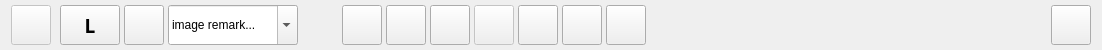
         <widget class="QFrame" name="frame_controlBar_lr">
          <property name="minimumSize">
           <size>
            <width>0</width>
            <height>50</height>
           </size>
          </property>
          <property name="maximumSize">
           <size>
            <width>16777215</width>
            <height>50</height>
           </size>
          </property>
          <property name="styleSheet">
           <string notr="true"/>
          </property>
          <property name="frameShape">
           <enum>QFrame::NoFrame</enum>
          </property>
          <property name="frameShadow">
           <enum>QFrame::Raised</enum>
          </property>
          <property name="lineWidth">
           <number>0</number>
          </property>
          <layout class="QHBoxLayout" name="horizontalLayout_20">
           <property name="spacing">
            <number>4</number>
           </property>
           <property name="leftMargin">
            <number>11</number>
           </property>
           <property name="topMargin">
            <number>5</number>
           </property>
           <property name="rightMargin">
            <number>11</number>
           </property>
           <property name="bottomMargin">
            <number>5</number>
           </property>
           <item>
            <widget class="QPushButton" name="btn_menu2_2">
             <property name="enabled">
              <bool>false</bool>
             </property>
             <property name="sizePolicy">
              <sizepolicy hsizetype="Fixed" vsizetype="Fixed">
               <horstretch>0</horstretch>
               <verstretch>0</verstretch>
              </sizepolicy>
             </property>
             <property name="minimumSize">
              <size>
               <width>40</width>
               <height>40</height>
              </size>
             </property>
             <property name="maximumSize">
              <size>
               <width>40</width>
               <height>40</height>
              </size>
             </property>
             <property name="text">
              <string/>
             </property>
             <property name="iconSize">
              <size>
               <width>30</width>
               <height>30</height>
              </size>
             </property>
            </widget>
           </item>
           <item>
            <spacer name="horizontalSpacer_30">
             <property name="orientation">
              <enum>Qt::Horizontal</enum>
             </property>
             <property name="sizeType">
              <enum>QSizePolicy::Fixed</enum>
             </property>
             <property name="sizeHint" stdset="0">
              <size>
               <width>5</width>
               <height>20</height>
              </size>
             </property>
            </spacer>
           </item>
           <item>
            <widget class="QPushButton" name="btn_imgSwitch_2">
             <property name="sizePolicy">
              <sizepolicy hsizetype="Preferred" vsizetype="Preferred">
               <horstretch>0</horstretch>
               <verstretch>0</verstretch>
              </sizepolicy>
             </property>
             <property name="minimumSize">
              <size>
               <width>60</width>
               <height>40</height>
              </size>
             </property>
             <property name="maximumSize">
              <size>
               <width>60</width>
               <height>40</height>
              </size>
             </property>
             <property name="font">
              <font>
               <family>Century Gothic</family>
               <pointsize>14</pointsize>
               <weight>75</weight>
               <italic>false</italic>
               <bold>true</bold>
              </font>
             </property>
             <property name="styleSheet">
              <string notr="true"/>
             </property>
             <property name="text">
              <string>L</string>
             </property>
            </widget>
           </item>
           <item>
            <widget class="QPushButton" name="btn_filter_2">
             <property name="sizePolicy">
              <sizepolicy hsizetype="Fixed" vsizetype="Fixed">
               <horstretch>0</horstretch>
               <verstretch>0</verstretch>
              </sizepolicy>
             </property>
             <property name="minimumSize">
              <size>
               <width>40</width>
               <height>40</height>
              </size>
             </property>
             <property name="maximumSize">
              <size>
               <width>40</width>
               <height>40</height>
              </size>
             </property>
             <property name="text">
              <string/>
             </property>
             <property name="icon">
              <iconset resource="ressources.qrc">
               <normaloff>:/icons/icons/filter.png</normaloff>:/icons/icons/filter.png</iconset>
             </property>
             <property name="iconSize">
              <size>
               <width>30</width>
               <height>30</height>
              </size>
             </property>
            </widget>
           </item>
           <item>
            <widget class="QComboBox" name="comboBox_imgRemark_2">
             <property name="sizePolicy">
              <sizepolicy hsizetype="Preferred" vsizetype="Preferred">
               <horstretch>0</horstretch>
               <verstretch>0</verstretch>
              </sizepolicy>
             </property>
             <property name="minimumSize">
              <size>
               <width>0</width>
               <height>40</height>
              </size>
             </property>
             <property name="maximumSize">
              <size>
               <width>16777215</width>
               <height>40</height>
              </size>
             </property>
             <property name="editable">
              <bool>true</bool>
             </property>
             <item>
              <property name="text">
               <string>image remark...</string>
              </property>
             </item>
             <item>
              <property name="text">
               <string>low turbidity</string>
              </property>
             </item>
             <item>
              <property name="text">
               <string>medium turbidity</string>
              </property>
             </item>
             <item>
              <property name="text">
               <string>high turbidity</string>
              </property>
             </item>
             <item>
              <property name="text">
               <string>wrong illumination</string>
              </property>
             </item>
             <item>
              <property name="text">
               <string>without flashlight</string>
              </property>
             </item>
            </widget>
           </item>
           <item>
            <spacer name="horizontalSpacer_31">
             <property name="orientation">
              <enum>Qt::Horizontal</enum>
             </property>
             <property name="sizeHint" stdset="0">
              <size>
               <width>40</width>
               <height>20</height>
              </size>
             </property>
            </spacer>
           </item>
           <item>
            <widget class="QPushButton" name="btn_zoom_2">
             <property name="sizePolicy">
              <sizepolicy hsizetype="Preferred" vsizetype="Preferred">
               <horstretch>0</horstretch>
               <verstretch>0</verstretch>
              </sizepolicy>
             </property>
             <property name="minimumSize">
              <size>
               <width>40</width>
               <height>40</height>
              </size>
             </property>
             <property name="maximumSize">
              <size>
               <width>40</width>
               <height>40</height>
              </size>
             </property>
             <property name="text">
              <string/>
             </property>
             <property name="icon">
              <iconset resource="ressources.qrc">
               <normaloff>:/icons/icons/glass.png</normaloff>:/icons/icons/glass.png</iconset>
             </property>
             <property name="iconSize">
              <size>
               <width>30</width>
               <height>30</height>
              </size>
             </property>
            </widget>
           </item>
           <item>
            <widget class="QPushButton" name="btn_add_2">
             <property name="sizePolicy">
              <sizepolicy hsizetype="Preferred" vsizetype="Preferred">
               <horstretch>0</horstretch>
               <verstretch>0</verstretch>
              </sizepolicy>
             </property>
             <property name="minimumSize">
              <size>
               <width>40</width>
               <height>40</height>
              </size>
             </property>
             <property name="maximumSize">
              <size>
               <width>40</width>
               <height>40</height>
              </size>
             </property>
             <property name="text">
              <string/>
             </property>
             <property name="icon">
              <iconset resource="ressources.qrc">
               <normaloff>:/icons/icons/plus.png</normaloff>:/icons/icons/plus.png</iconset>
             </property>
             <property name="iconSize">
              <size>
               <width>30</width>
               <height>30</height>
              </size>
             </property>
            </widget>
           </item>
           <item>
            <widget class="QPushButton" name="btn_previous_2">
             <property name="sizePolicy">
              <sizepolicy hsizetype="Preferred" vsizetype="Preferred">
               <horstretch>0</horstretch>
               <verstretch>0</verstretch>
              </sizepolicy>
             </property>
             <property name="minimumSize">
              <size>
               <width>40</width>
               <height>40</height>
              </size>
             </property>
             <property name="maximumSize">
              <size>
               <width>40</width>
               <height>40</height>
              </size>
             </property>
             <property name="text">
              <string/>
             </property>
             <property name="icon">
              <iconset resource="ressources.qrc">
               <normaloff>:/icons/icons/arrow_left_small.png</normaloff>:/icons/icons/arrow_left_small.png</iconset>
             </property>
             <property name="iconSize">
              <size>
               <width>30</width>
               <height>30</height>
              </size>
             </property>
            </widget>
           </item>
           <item>
            <widget class="QPushButton" name="btn_placeholder_2">
             <property name="enabled">
              <bool>false</bool>
             </property>
             <property name="sizePolicy">
              <sizepolicy hsizetype="Fixed" vsizetype="Fixed">
               <horstretch>0</horstretch>
               <verstretch>0</verstretch>
              </sizepolicy>
             </property>
             <property name="minimumSize">
              <size>
               <width>40</width>
               <height>40</height>
              </size>
             </property>
             <property name="maximumSize">
              <size>
               <width>40</width>
               <height>40</height>
              </size>
             </property>
             <property name="text">
              <string/>
             </property>
             <property name="iconSize">
              <size>
               <width>30</width>
               <height>30</height>
              </size>
             </property>
            </widget>
           </item>
           <item>
            <widget class="QPushButton" name="btn_next_2">
             <property name="sizePolicy">
              <sizepolicy hsizetype="Preferred" vsizetype="Preferred">
               <horstretch>0</horstretch>
               <verstretch>0</verstretch>
              </sizepolicy>
             </property>
             <property name="minimumSize">
              <size>
               <width>40</width>
               <height>40</height>
              </size>
             </property>
             <property name="maximumSize">
              <size>
               <width>40</width>
               <height>40</height>
              </size>
             </property>
             <property name="text">
              <string/>
             </property>
             <property name="icon">
              <iconset resource="ressources.qrc">
               <normaloff>:/icons/icons/arrow_right_small.png</normaloff>:/icons/icons/arrow_right_small.png</iconset>
             </property>
             <property name="iconSize">
              <size>
               <width>30</width>
               <height>30</height>
              </size>
             </property>
            </widget>
           </item>
           <item>
            <widget class="QPushButton" name="btn_delete_2">
             <property name="sizePolicy">
              <sizepolicy hsizetype="Preferred" vsizetype="Preferred">
               <horstretch>0</horstretch>
               <verstretch>0</verstretch>
              </sizepolicy>
             </property>
             <property name="minimumSize">
              <size>
               <width>40</width>
               <height>40</height>
              </size>
             </property>
             <property name="maximumSize">
              <size>
               <width>40</width>
               <height>40</height>
              </size>
             </property>
             <property name="text">
              <string/>
             </property>
             <property name="icon">
              <iconset resource="ressources.qrc">
               <normaloff>:/icons/icons/bin_closed.png</normaloff>:/icons/icons/bin_closed.png</iconset>
             </property>
             <property name="iconSize">
              <size>
               <width>30</width>
               <height>30</height>
              </size>
             </property>
            </widget>
           </item>
           <item>
            <widget class="QPushButton" name="btn_undo_2">
             <property name="sizePolicy">
              <sizepolicy hsizetype="Preferred" vsizetype="Preferred">
               <horstretch>0</horstretch>
               <verstretch>0</verstretch>
              </sizepolicy>
             </property>
             <property name="minimumSize">
              <size>
               <width>40</width>
               <height>40</height>
              </size>
             </property>
             <property name="maximumSize">
              <size>
               <width>40</width>
               <height>40</height>
              </size>
             </property>
             <property name="text">
              <string/>
             </property>
             <property name="icon">
              <iconset resource="ressources.qrc">
               <normaloff>:/icons/icons/undo.png</normaloff>:/icons/icons/undo.png</iconset>
             </property>
             <property name="iconSize">
              <size>
               <width>30</width>
               <height>30</height>
              </size>
             </property>
            </widget>
           </item>
           <item>
            <spacer name="horizontalSpacer_32">
             <property name="orientation">
              <enum>Qt::Horizontal</enum>
             </property>
             <property name="sizeType">
              <enum>QSizePolicy::Fixed</enum>
             </property>
             <property name="sizeHint" stdset="0">
              <size>
               <width>354</width>
               <height>20</height>
              </size>
             </property>
            </spacer>
           </item>
           <item>
            <spacer name="horizontalSpacer_52">
             <property name="orientation">
              <enum>Qt::Horizontal</enum>
             </property>
             <property name="sizeType">
              <enum>QSizePolicy::Expanding</enum>
             </property>
             <property name="sizeHint" stdset="0">
              <size>
               <width>40</width>
               <height>20</height>
              </size>
             </property>
            </spacer>
           </item>
           <item>
            <spacer name="horizontalSpacer_53">
             <property name="orientation">
              <enum>Qt::Horizontal</enum>
             </property>
             <property name="sizeType">
              <enum>QSizePolicy::Fixed</enum>
             </property>
             <property name="sizeHint" stdset="0">
              <size>
               <width>7</width>
               <height>20</height>
              </size>
             </property>
            </spacer>
           </item>
           <item>
            <widget class="QPushButton" name="btn_menu_2">
             <property name="sizePolicy">
              <sizepolicy hsizetype="Fixed" vsizetype="Fixed">
               <horstretch>0</horstretch>
               <verstretch>0</verstretch>
              </sizepolicy>
             </property>
             <property name="minimumSize">
              <size>
               <width>40</width>
               <height>40</height>
              </size>
             </property>
             <property name="maximumSize">
              <size>
               <width>40</width>
               <height>40</height>
              </size>
             </property>
             <property name="text">
              <string/>
             </property>
             <property name="icon">
              <iconset resource="ressources.qrc">
               <normaloff>:/icons/icons/menu.png</normaloff>:/icons/icons/menu.png</iconset>
             </property>
             <property name="iconSize">
              <size>
               <width>30</width>
               <height>30</height>
              </size>
             </property>
            </widget>
           </item>
          </layout>
         </widget>
